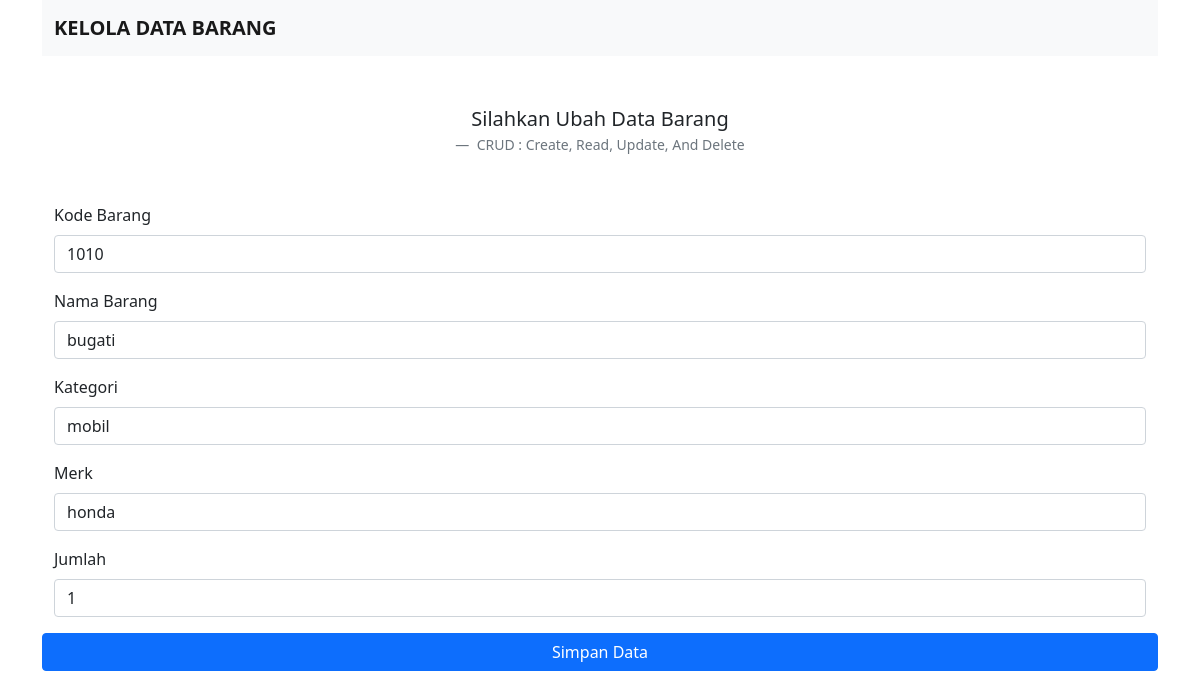
Screenshot of /edit.php?id=6 with the database file from the repository.
### tables this page shows
CREATE TABLE `barang` (
  `id` int(11) NOT NULL,
  `kode_brg` varchar(225) NOT NULL,
  `nama_brg` varchar(225) NOT NULL,
  `kategori` varchar(225) NOT NULL,
  `merk` varchar(225) NOT NULL,
  `jumlah` int(225) NOT NULL
);

### cek_barang.php (called while the page is built, shortened)
<?php
$konek=mysqli_connect("localhost","root","","sts_ilham");
function editdata($tablename, $id)
{
    global $konek;
    $sql = mysqli_query($konek, "SELECT * FROM $tablename WHERE id = '$id'");
    return $sql;
}

### edit.php (the view, shortened to what this page needs)
<?php
include_once("cek_barang.php");
$sql = editData("barang", $_GET['id']);
?>
<!doctype html>
<html lang="en">
<head>
    <link href="https://cdn.jsdelivr.net/npm/bootstrap@5.0.2/dist/css/bootstrap.min.css" rel="stylesheet"
>
</head>
<body>
    <div class="container">
        <nav class="navbar navbar-expand-lg navbar-light bg-light">
            <div class="container-fluid ">
                <a class="navbar-brand" href="Home" style="padding-start: 100px;"><strong>KELOLA DATA
                        BARANG</strong></a>
            </div>
        </nav>
        <figure class="text-center mt-5">
            <blockquote class="blockquote">
                <p>Silahkan Ubah Data Barang</p>
            </blockquote>
            <figcaption class="blockquote-footer">
                CRUD : Create, Read, Update, And Delete <cite title="Source Title"></cite>
            </figcaption>
        </figure>
        <div class="container mt-5">
            <form action="barang.php" method="post">
                <?php
            while ($data = mysqli_fetch_array($sql)) {
                ?>
                <div class="mb-3">
                    <label for="kode_brg" class="form-label">Kode Barang</label>
                    <input type="text" class="form-control" id="kode_brg" name="kode_brg"  value="<?php echo $data['kode_brg']; ?>">
                </div>
                <div class="mb-3">
                    <label for="nama_brg" class="form-label">Nama Barang</label>
                    <input type="text" class="form-control" id="nama_brg" name="nama_brg"  value="<?php echo $data['nama_brg']; ?>">
                </div>
                <div class="mb-3">
                    <label for="kategori" class="form-label">Kategori</label>
                    <input type="text" class="form-control" id="kategori" name="kategori" value="<?php echo $data['kategori']; ?>">
                </div>
                <div class="mb-3">
                    <label for="merk" class="form-label">Merk</label>
                    <input type="text" class="form-control" id="merk" name="merk"  value="<?php echo $data['merk']; ?>">
                </div>
                <div class="mb-3">
                    <label for="jumlah" class="form-label">Jumlah</label>
                    <input type="number" class="form-control" id="jumlah" name="jumlah"  value="<?php echo $data['jumlah']; ?>">
                </div>
                <div class="mb-3 row">
                <button type='submit' name="submit" class='btn btn-primary'>Simpan Data</button>
            </form>
            <?php } ?>
        </div>
</html>
</body>
</html>

### rows the page displays
barang: kode_brg "1010", nama_brg "bugati", kategori "mobil", merk "honda", jumlah "1"
